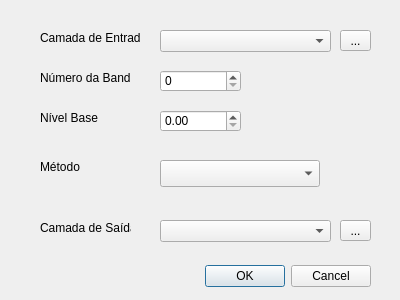
<?xml version="1.0" encoding="UTF-8"?>
<ui version="4.0">
 <class>RhamaPluginDialogBase</class>
 <widget class="QDialog" name="RhamaPluginDialogBase">
  <property name="geometry">
   <rect>
    <x>0</x>
    <y>0</y>
    <width>400</width>
    <height>300</height>
   </rect>
  </property>
  <property name="windowTitle">
   <string>Volume Surface1</string>
  </property>
  <widget class="QDialogButtonBox" name="button_box">
   <property name="geometry">
    <rect>
     <x>30</x>
     <y>260</y>
     <width>341</width>
     <height>32</height>
    </rect>
   </property>
   <property name="orientation">
    <enum>Qt::Horizontal</enum>
   </property>
   <property name="standardButtons">
    <set>QDialogButtonBox::Cancel|QDialogButtonBox::Ok</set>
   </property>
  </widget>
  <widget class="QLabel" name="label">
   <property name="geometry">
    <rect>
     <x>40</x>
     <y>30</y>
     <width>101</width>
     <height>16</height>
    </rect>
   </property>
   <property name="text">
    <string>Camada de Entrada</string>
   </property>
  </widget>
  <widget class="QLabel" name="label_2">
   <property name="geometry">
    <rect>
     <x>40</x>
     <y>70</y>
     <width>91</width>
     <height>16</height>
    </rect>
   </property>
   <property name="text">
    <string>Número da Banda</string>
   </property>
  </widget>
  <widget class="QLabel" name="label_3">
   <property name="geometry">
    <rect>
     <x>40</x>
     <y>110</y>
     <width>71</width>
     <height>16</height>
    </rect>
   </property>
   <property name="text">
    <string>Nível Base</string>
   </property>
  </widget>
  <widget class="QLabel" name="label_4">
   <property name="geometry">
    <rect>
     <x>40</x>
     <y>160</y>
     <width>47</width>
     <height>13</height>
    </rect>
   </property>
   <property name="text">
    <string>Método</string>
   </property>
  </widget>
  <widget class="QComboBox" name="comboBox">
   <property name="geometry">
    <rect>
     <x>160</x>
     <y>30</y>
     <width>171</width>
     <height>22</height>
    </rect>
   </property>
  </widget>
  <widget class="QDoubleSpinBox" name="doubleSpinBox">
   <property name="geometry">
    <rect>
     <x>160</x>
     <y>110</y>
     <width>81</width>
     <height>22</height>
    </rect>
   </property>
  </widget>
  <widget class="QSpinBox" name="spinBox">
   <property name="geometry">
    <rect>
     <x>160</x>
     <y>70</y>
     <width>81</width>
     <height>22</height>
    </rect>
   </property>
  </widget>
  <widget class="QgsFieldComboBox" name="mFieldComboBox">
   <property name="geometry">
    <rect>
     <x>160</x>
     <y>160</y>
     <width>160</width>
     <height>27</height>
    </rect>
   </property>
  </widget>
  <widget class="QToolButton" name="toolButton">
   <property name="geometry">
    <rect>
     <x>340</x>
     <y>30</y>
     <width>31</width>
     <height>21</height>
    </rect>
   </property>
   <property name="text">
    <string>...</string>
   </property>
  </widget>
  <widget class="QLabel" name="label_5">
   <property name="geometry">
    <rect>
     <x>40</x>
     <y>220</y>
     <width>91</width>
     <height>16</height>
    </rect>
   </property>
   <property name="text">
    <string>Camada de Saída</string>
   </property>
  </widget>
  <widget class="QComboBox" name="comboBox_2">
   <property name="geometry">
    <rect>
     <x>160</x>
     <y>220</y>
     <width>171</width>
     <height>22</height>
    </rect>
   </property>
  </widget>
  <widget class="QToolButton" name="toolButton_2">
   <property name="geometry">
    <rect>
     <x>340</x>
     <y>220</y>
     <width>31</width>
     <height>21</height>
    </rect>
   </property>
   <property name="text">
    <string>...</string>
   </property>
  </widget>
 </widget>
 <customwidgets>
  <customwidget>
   <class>QgsFieldComboBox</class>
   <extends>QComboBox</extends>
   <header>qgsfieldcombobox.h</header>
  </customwidget>
 </customwidgets>
 <resources/>
 <connections>
  <connection>
   <sender>button_box</sender>
   <signal>accepted()</signal>
   <receiver>RhamaPluginDialogBase</receiver>
   <slot>accept()</slot>
   <hints>
    <hint type="sourcelabel">
     <x>20</x>
     <y>20</y>
    </hint>
    <hint type="destinationlabel">
     <x>20</x>
     <y>20</y>
    </hint>
   </hints>
  </connection>
  <connection>
   <sender>button_box</sender>
   <signal>rejected()</signal>
   <receiver>RhamaPluginDialogBase</receiver>
   <slot>reject()</slot>
   <hints>
    <hint type="sourcelabel">
     <x>20</x>
     <y>20</y>
    </hint>
    <hint type="destinationlabel">
     <x>20</x>
     <y>20</y>
    </hint>
   </hints>
  </connection>
 </connections>
</ui>
